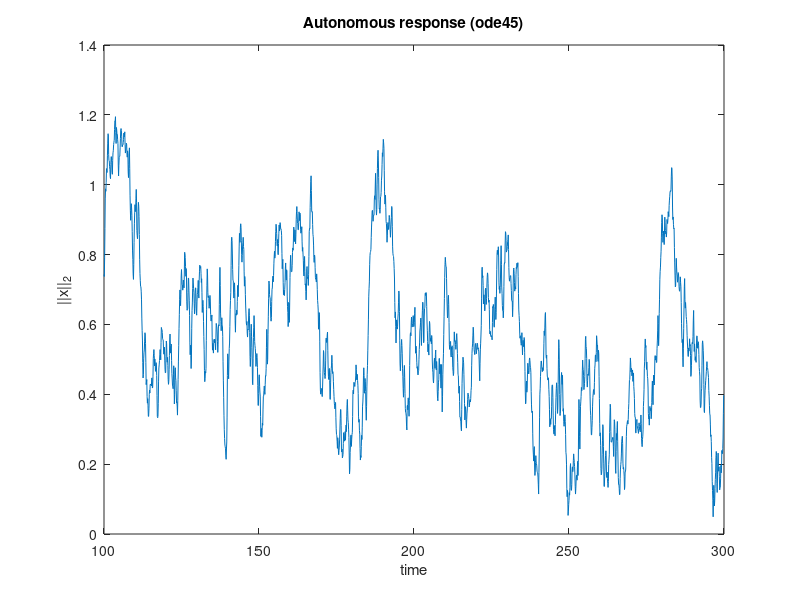

Write the MATLAB code that produced this figure. (Note: this script raises an error after producing the figure.)
clear; clc; close all

rng(42);
n = 3;
I = eye(n);

S = [ 0  -.1  0 ;
      .1   0 -1;
      0  1  0 ];
% S = randn(n);
S = 0.5 * (S - S'); % Ensure skew-symmetry
Sigma_w = 0.2 * I;
Sigma = I;
A = (-1/2 * Sigma_w + S) / Sigma;

ev = eig(A);
fprintf('max real part = %.4g\n', max(real(ev)));

% Simulation parameters
n_time = 2e3; %1e4; % Simulation time steps
transient_length = 1e3;
tr = 0.1; % Sampling period
t = 0 : tr : (n_time + transient_length - 1) * tr;

%% SIMULATE W/STOCHASTIC INPUT
sys = ss(A, eye(n), eye(n), zeros(n));
w = mvnrnd(zeros(1, n), Sigma_w, length(t)); % Generate noise input
y_stoch = lsim(sys, w, t); % Simulate LTI response to noise
y_stoch = y_stoch(transient_length + 1:end,:); % Remove transient

% Plot the norm of the state vector
figure, plot(t(transient_length + 1:end), vecnorm(y_stoch, 2, 2))
xlabel('time'); ylabel('||x||_2');
title('Autonomous response (ode45)')

% Animate state vector evolution
animate3(y_stoch)

% State evolution in 2D/3D after PCA
% [coeff, score, latent, tsquared, explained, mu] = pca(y_sim);
% y_reduced3 = score(:, 1:3); animate3(y_reduced3)
% y_reduced2 = score(:, 1:2); animate2(y_reduced2)

%% SIMULATE AUTONOMOUS
x0 = 2 * ones(n,1);  % initial condition
options = odeset('RelTol', 1e-8, 'AbsTol', 1e-10);
[t_aut, y_aut] = ode45(@(t,x) A*x, t, x0, options);

% Plot the norm of the state vector
figure, plot(t_aut, vecnorm(y_aut, 2, 2))
xlabel('time'); ylabel('||x||_2');
title('Autonomous response (ode45)')

% Animate state vector evolution
animate3(y_aut)

%% COVARIANCE DYNAMICS
Sigma0 = cov(y_stoch);  % steady-state covariance (empirical estimate)

Sigma_tau = @(tau) expm(A * tau) * Sigma0;
stds       = sqrt(diag(Sigma0));
normMat    = stds * stds.';

maxLag = 500;  % number of lags to evaluate
lags = (0:maxLag) * tr;

% Theoretical covariance
Sigma_th = nan(n,n,numel(lags));
for k = 1:numel(lags)
    tau = lags(k);
    Sigma_th(:,:,k) = Sigma_tau(tau) ./ normMat; % Pearson correlation
end

% Empirical covariance
Sigma_emp = nan(n,n,numel(lags));
for k = 1:numel(lags)
    tauSteps = round(lags(k)/tr);
    X1 = y_stoch(1:end-tauSteps,:);
    X2 = y_stoch(1+tauSteps:end,:);
    Sigma_emp(:,:,k) = (X2')*X1 / (size(X1,1)-1); % E[x(t+tau)x(t)^T]
end

figure;
for i = 1:n
    for j = 1:n
        subplot(n,n,(i-1)*n+j);
        plot(lags, squeeze(Sigma_th(i,j,:)),'r-'); hold on;
        plot(lags, squeeze(Sigma_emp(i,j,:)),'b--');
        title(sprintf('\\Sigma_{%d%d}(\\tau)',i,j));
        xlabel('\tau'); grid on;
        if i==1 && j==1
            legend('Theory','Empirical');
        end
    end
end
sgtitle('Lagged Covariance Evolution');

% for k = transient_length:(n_time + transient_length - 1)
%     imshow(Ctens(:,:,k), [], 'InitialMagnification', 'fit')
%     title(sprintf('Time-Lagged Covariance \\Sigma(\\tau) at lag \\tau = %.2f', t(k)));
%     drawnow
%     pause(0.01)
% end

%% FUNCTIONS
function animate3(data)
    figure; 
    h = animatedline('LineWidth', 1);
    axis([min(data(:,1)) max(data(:,1)) ...
          min(data(:,2)) max(data(:,2)) ...
          min(data(:,3)) max(data(:,3))]);
    grid on
    xlabel('PC_1'); ylabel('PC_2'); zlabel('PC_3');
    view(3)
    
    for i = 1:size(data, 1)
        addpoints(h, data(i, 1), data(i, 2), data(i, 3));
        drawnow
    end
end

function animate2(data)
    figure; 
    h = animatedline('LineWidth', 1);
    axis([min(data(:,1)) max(data(:,1)) ...
          min(data(:,2)) max(data(:,2))]);
    grid on
    xlabel('PC_1'); ylabel('PC_2');
    title('2D Trajectory Animation');
    
    for i = 1:size(data, 1)
        addpoints(h, data(i, 1), data(i, 2));
        drawnow
    end
end
